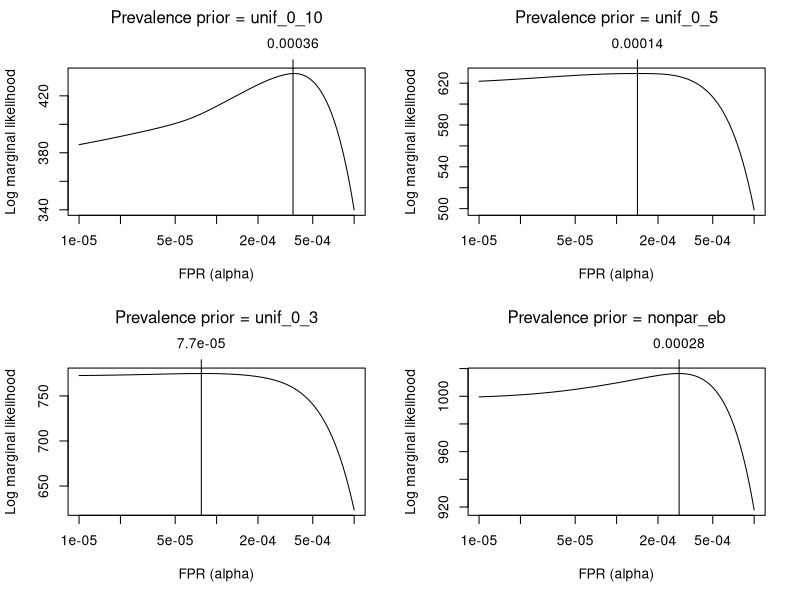
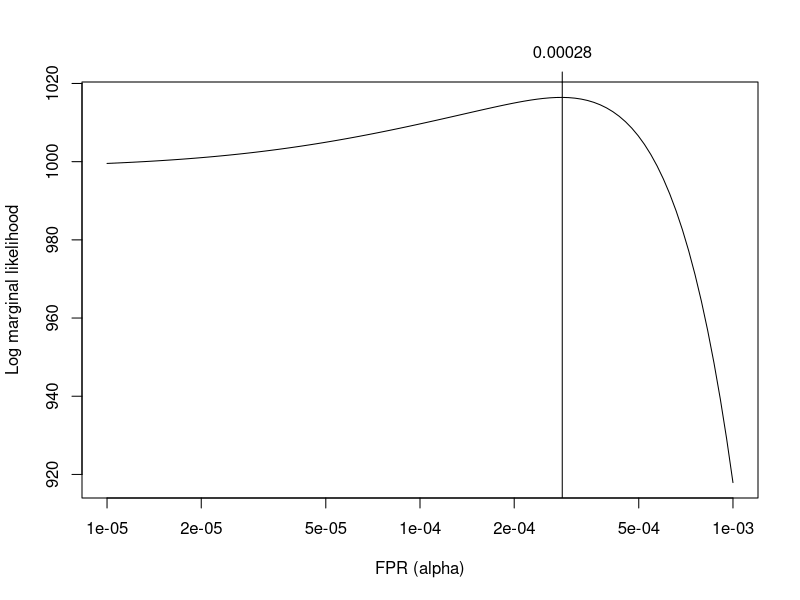

Generate these figures, in order, with R:
d <- read.csv("data/region.csv")
d$phat <- d$nr / d$Nr
prev_pri_list <- list(unif_0_10 = seq(0, .1, length.out = 100), 
                      unif_0_5 = seq(0, .05, length.out = 100), 
                      unif_0_3 = seq(0, .03, length.out = 100), 
                      nonpar_eb = quantile(d$phat[!is.na(d$phat)], seq(0.01, .99, by = .01)))

par(mfrow = c(2, 2))
for(prinamc in names(prev_pri_list)) {
  prev_pri <- prev_pri_list[[prinamc]]
  pseq <- 10^seq(-5, -3, len = 100)
  prev <- 0
  pall <- 0
  for (prev in prev_pri) {
    pdens <- matrix(NA, nrow(d), length(pseq), dimnames = list(1:nrow(d), pseq))
    for(pc in pseq) {
      pdens[, as.character(pc)] <- dbinom(x = d$nr, size = d$Nr, prob = prev + pc, log = F)
    }  
    pall <- pall + pdens
  }
  tot_log_lik <- colSums(log(pall))
  plot(pseq, tot_log_lik, log = "x", ty = "l", xlab = "FPR (alpha)", ylab = "Log marginal likelihood")
  mtext(side = 3, text = paste0("Prevalence prior = ", prinamc), line = 2.5)
  labat <- pseq[which.max(tot_log_lik)]
  abline(v = labat)
  axis(side = 3, at = labat, label = signif(pseq[which.max(tot_log_lik)], 2))
}

cm2in <- 0.39
pdf("plots/estimate_FPR.pdf", width = 16 * cm2in, height = 12 * cm2in, pointsize = 7)
par(mfrow = c(1,1))
plot(pseq, tot_log_lik, log = "x", ty = "l", xlab = "FPR (alpha)", ylab = "Log marginal likelihood")
abline(v = labat)
axis(side = 3, at = labat, label = signif(pseq[which.max(tot_log_lik)], 2))
dev.off()
